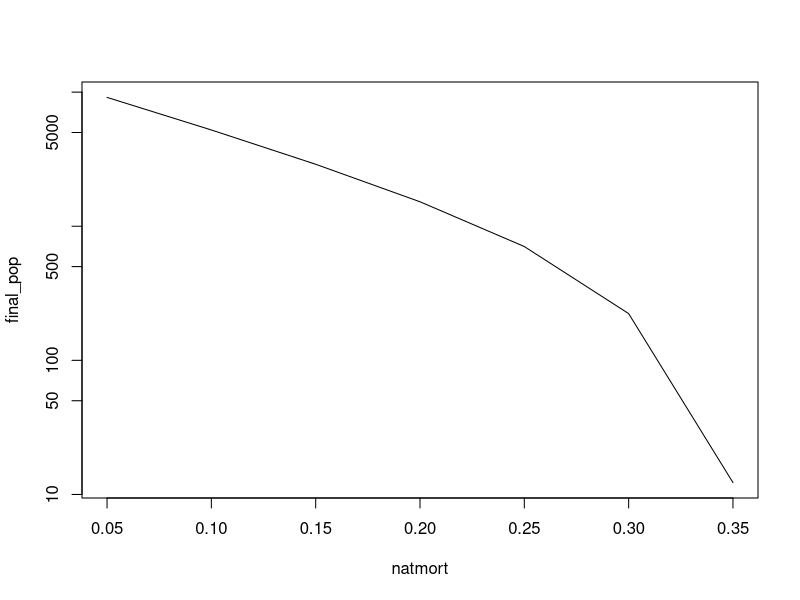

Source code (R):
#Bull trout model, based on Post et al. 2003. NAJFM 23:22-34
# The version of the model below accurately reproduces the results from the Excel/VB model
# shared with me by John Post, where I varied mortality from .05 to .35 and recorded
# final adult population size. The figure is slightly different from Figure 1 in the Post
# et al paper, but qualitatively the same.

# Looking at the code for the Excel/VB model, natural mortality appears
# to be modeled using annual rates, not instantaneous rates as described
# in the publication 
# Also, the stock-recruitment parameters they used in their code were
# not the same as reported in the ms - this makes only a small difference

# This is a version of the model for Assignment 2.5
# Angler effort is fixed, not dynamic

#Steps 1 and 2: Define population variables
ages <- seq(1:15)
btrout <- array(0,dim=c(15,100))
bt_len <- numeric(15)
bt_wt <- numeric(15)
mat_age <- 6
fec <- c(-61.288,1.478) # should second parameter be per g or per kg
vB <- c(80,.32,2.29)  # checked
lw <- c(.01,3)       # checked
natmort <- c(0.05,0.1,0.15,0.2,0.25,0.3,0.35) #range of mortality values (not instantaneous rates)
sr <-  c(.002,.00000125) # c(.00332, 2.075e-6) #values from VB model

#Step 3: Define fishery parameters
vf <- c(.3,1200)     # checked
q <- 0.07
hm <- 0.1
ncm <-0.1
E <- 0   #initial effort at zero, later make this a vector
  
#Step 4: Calculate lengths and weights
bt_len <- vB[1] * (1-exp(-vB[2]*(ages-vB[3])))  #VonB growth
bt_len[1] <- 7.3 #linear growth age 1 and 2 
bt_len[2] <- 11.8
bt_wt <- lw[1]*bt_len^lw[2]

# and calculate age-specific vulnerability
v <- (1 - exp(-vf[1]*bt_len))^vf[2]

#For assignment 2.5: Add a loop over mortality values as per assignment task
final_pop <- numeric(7)
for (m in 1:7) {

#Step 5: initialize numbers
age0 <- 6000
btrout[1,1] <- 4000
for (j in 2:15) {
  btrout[j,1] <- btrout[j-1,1]*(1-natmort[m])
}

#Step 6: Start a loop over time
for (i in 1:99)  {
  
  #Step 7: Calculate catch by age and total catch
  catch <- q * E * btrout[,i]*v
  catch_tot <- sum(catch)
  
  #Step 8: Caclulate total deaths, use non-instantaneous rates, as per VisBasic model
  deaths <- natmort[m] * btrout[,i] + catch
  
  #Step 9: Apply tautology
  for (j in 15:2) {
    btrout[j,i+1] <- btrout[j-1,i] - deaths[j-1] 
    btrout[1,i+1] <- age0 * (1 - natmort[m])  #first year losses, no fishing
  } 
  
  #Step 10: Calculate population egg production
  eggs <- sum(btrout[mat_age:15,i]*(fec[1]+fec[2]*bt_wt[mat_age:15])*0.5)
  
  #Step 11: Calculate recruitment using Bev-Holt model
  age0 <- sr[1]*eggs/(1+sr[2]*eggs)
  
#Step 12: End time loop
}

# Final year adult numbers
final_pop[m] <- sum(btrout[6:15,100])
}
#Step 13: Plot the results
final_pop
plot(final_pop~natmort, log='y', type='l',)
